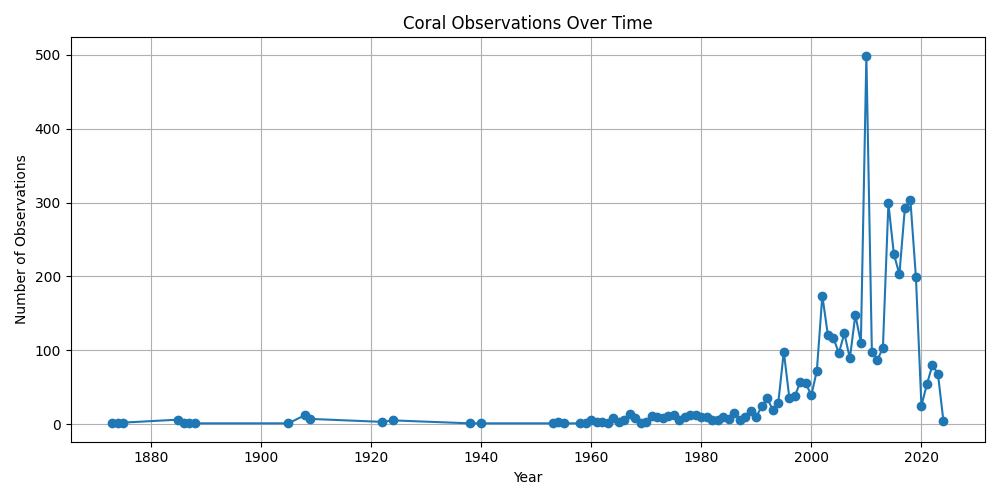

Source code (Python):
import sqlite3
import pandas as pd
import matplotlib.pyplot as plt

# connect to sqlite
conn = sqlite3.connect("./coral.sqlite")

# grab event_date from occurrences table
df = pd.read_sql("""
    SELECT event_date FROM occurrences
    WHERE event_date IS NOT NULL
""", conn)

# convert event_date to datetime
df['event_date'] = pd.to_datetime(df['event_date'], errors='coerce')
df['year'] = df['event_date'].dt.year

# Count observations per year
year_counts = df['year'].value_counts().sort_index()

# plot time series
plt.figure(figsize=(10, 5))
year_counts.plot(kind='line', marker='o', title='Coral Observations Over Time')
plt.xlabel('Year')
plt.ylabel('Number of Observations')
plt.grid(True)
plt.tight_layout()
plt.savefig("analysis_python/obs_over_time.png")

conn.close()
